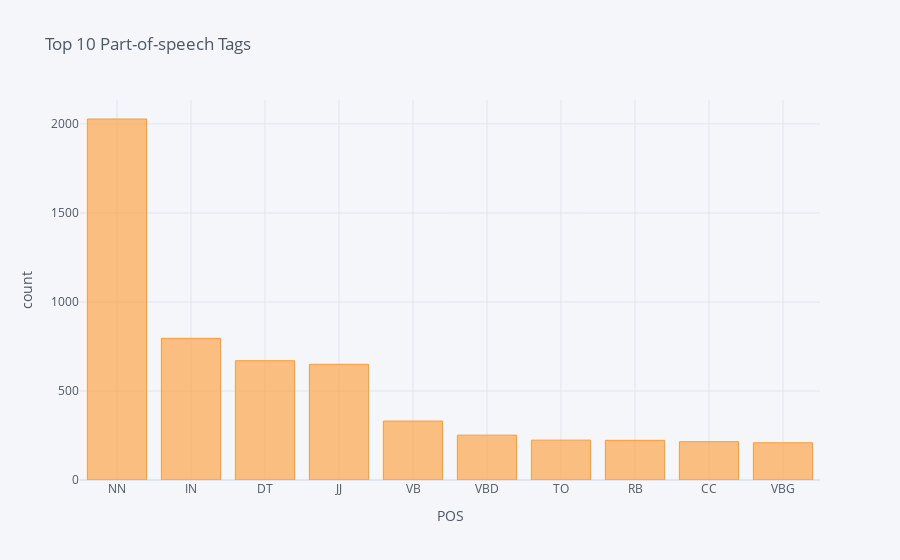

Notebook code for this chart:
### Code cell
blob = TextBlob(str(df['Article_Text']))
pos_df = pd.DataFrame(blob.tags, columns = ['word' , 'pos'])
pos_df = pos_df.pos.value_counts()[:10]
pos_df.iplot(
    kind='bar',
    xTitle='POS',
    yTitle='count', 
title='Top 10 Part-of-speech Tags')

### Figure 1 — Plotly figure (JSON) as saved in the notebook; plotly's stock layout.template omitted (floating-point values rounded to 4 significant figures)
{"data": [{"marker": {"color": "rgba(255, 153, 51, 0.6)", "line": {"color": "rgba(255, 153, 51, 1.0)", "width": 1}}, "name": "pos", "orientation": "v", "text": "", "type": "bar", "x": ["NN", "IN", "DT", "JJ", "VB", "VBD", "TO", "RB", "CC", "VBG"], "y": [2028, 796, 670, 650, 331, 252, 224, 223, 215, 209]}], "layout": {"legend": {"bgcolor": "#F5F6F9", "font": {"color": "#4D5663"}}, "paper_bgcolor": "#F5F6F9", "plot_bgcolor": "#F5F6F9", "title": {"font": {"color": "#4D5663"}, "text": "Top 10 Part-of-speech Tags"}, "xaxis": {"gridcolor": "#E1E5ED", "showgrid": true, "tickfont": {"color": "#4D5663"}, "title": {"font": {"color": "#4D5663"}, "text": "POS"}, "zerolinecolor": "#E1E5ED"}, "yaxis": {"gridcolor": "#E1E5ED", "showgrid": true, "tickfont": {"color": "#4D5663"}, "title": {"font": {"color": "#4D5663"}, "text": "count"}, "zerolinecolor": "#E1E5ED"}}}
